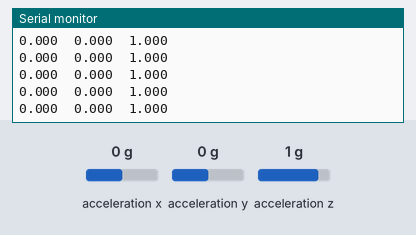
Bench run of a sketch on a simulated Arduino Uno, built with avr-gcc and run on an emulated ATmega328P. Shown: the last lines printed to the serial monitor. The test bench sets the inputs (shaded band); at power-on: acceleration x 0 g, acceleration y 0 g, acceleration z 1 g.

Above: at 1.2 s.
1.3 s: acceleration x set to -1.4 g
At 2.1 s:
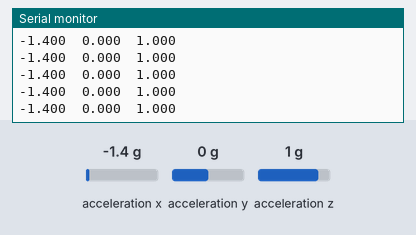
2.8 s: acceleration y set to -1.4 g
At 3.9 s:
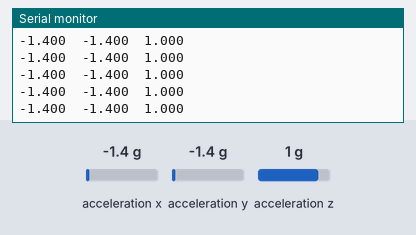
5.8 s: acceleration z set to -1.4 g
At 6.5 s:
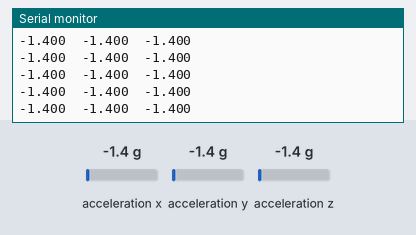

Measured:
- after the input at 1.3 s, the serial monitor: prints a new line after 0.08 s (image 1)
- after the input at 2.8 s, the serial monitor: prints a new line after 0.07 s (image 2)
- after the input at 5.8 s, the serial monitor: prints a new line after 0.06 s (image 3)

The sketch:

poc_accel2.ino
```cpp
// (licence header left out)
#include <Wire.h>                 // Must include Wire library for I2C
#include "SparkFun_MMA8452Q.h"    // Click here to get the library: http://librarymanager/All#SparkFun_MMA8452Q

MMA8452Q accel;                   // create instance of the MMA8452 class

void setup() {
  Serial.begin(9600);
  Serial.println("MMA8452Q Basic Reading Code!");
  Wire.begin();

  if (accel.begin() == false) {
    Serial.println("Not Connected. Please check connections and read the hookup guide.");
    //while (1);
  }
}

void loop() {
  if (accel.available()) {      // Wait for new data from accelerometer
    // Acceleration of x, y, and z directions in g units
    Serial.print(accel.getCalculatedX(), 3);
    Serial.print("\t");
    Serial.print(accel.getCalculatedY(), 3);
    Serial.print("\t");
    Serial.print(accel.getCalculatedZ(), 3);
    Serial.println();
  }
}
```
